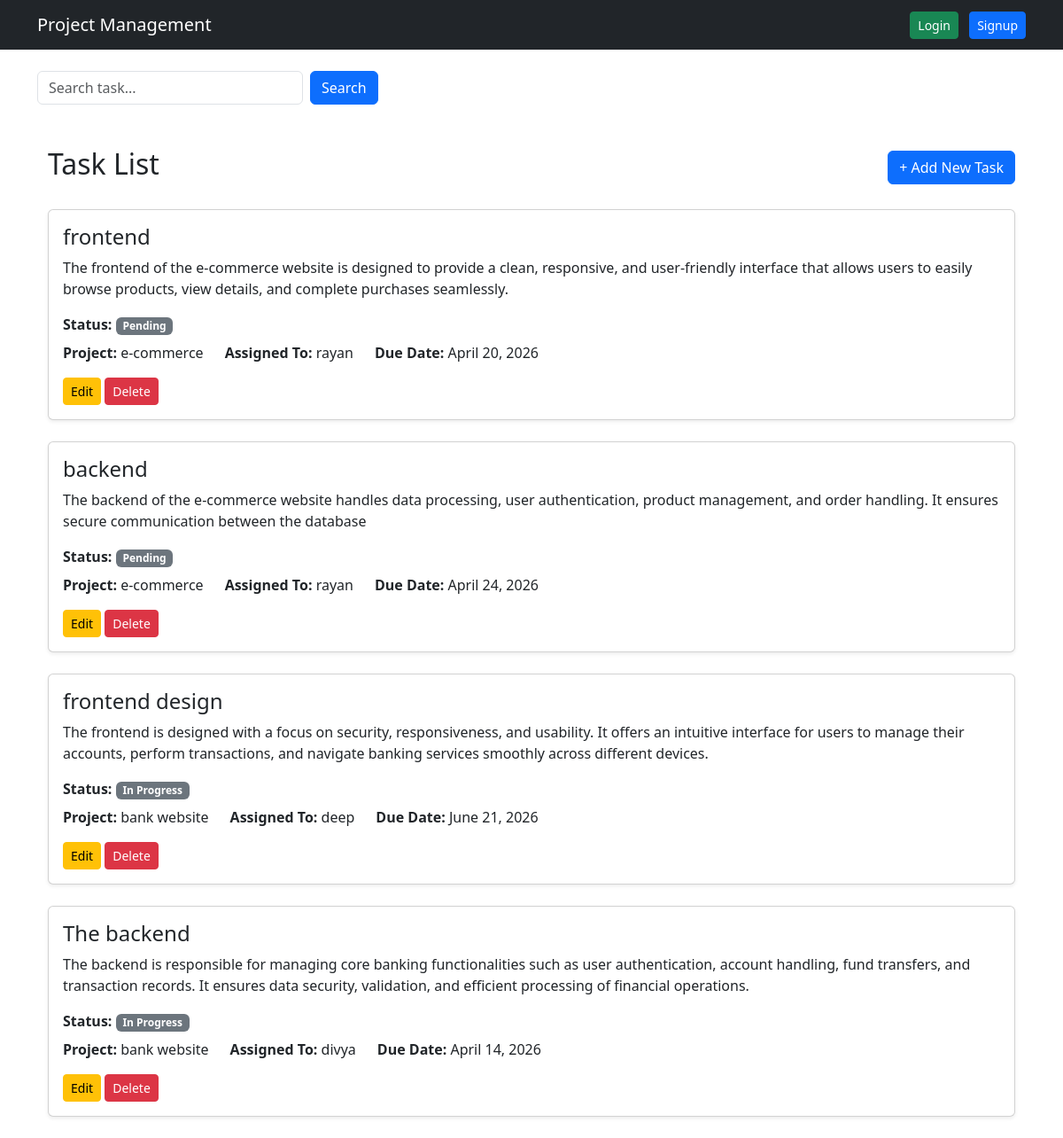
Screenshot of /tasklist/ with the database file from the repository.
### core/models.py (models this page shows, shortened)
class Task(models.Model):
    STATUS_CHOICES = [
        ('Pending', 'Pending'),
        ('In Progress', 'In Progress'),
        ('Completed', 'Completed'),
    ]
    title = models.CharField(max_length=200)
    description = models.TextField()
    status = models.CharField(max_length=20, choices=STATUS_CHOICES, default='Pending')
    project = models.ForeignKey(Project, on_delete=models.CASCADE)
    assigned_to = models.ForeignKey(settings.AUTH_USER_MODEL, on_delete=models.CASCADE)
    due_date = models.DateField()
    created_at = models.DateTimeField(auto_now_add=True)
    submission_file = models.FileField(upload_to='submissions/', null=True, blank=True)

class Project(models.Model):
    STATUS_CHOICES = [
        ('Pending', 'Pending'),
        ('In Progress', 'In Progress'),
        ('Completed', 'Completed'),
    ]
    name = models.CharField(max_length=200)
    description = models.TextField()
    status = models.CharField(max_length=20, choices=STATUS_CHOICES, default='Pending')
    start_date = models.DateField()
    end_date = models.DateField()
    assigned_manager = models.ForeignKey(settings.AUTH_USER_MODEL, on_delete=models.CASCADE, related_name='managed_projects')
    def __str__(self):
        return self.name

class CustomUser(AbstractUser):
    USER_TYPE_CHOICES = (
        ('admin', 'Admin'),
        ('employee', 'Employee'),
    )
    user_type = models.CharField(max_length=20, choices=USER_TYPE_CHOICES, default='employee')
    phone = models.CharField(max_length=15, blank=True, null=True)
    profile_image = models.ImageField(upload_to='profiles/', blank=True, null=True)
    def __str__(self):
        return self.username

### core/views.py (the view, shortened to what this page needs)
# urls.py: path('tasklist/', tasklistfn),
def tasklistfn(request):
    query = request.GET.get('q')
    tasks = Task.objects.all()
    return render(request, 'tasklist.html', {'tasks': tasks})

### core/templates/tasklist.html
{% extends "base.html" %}
{% block content %}
    <form method="GET" class="mb-3 d-flex">
    <input type="text" name="q" placeholder="Search task..."
           value="{{ request.GET.q }}"
           class="form-control me-2" style="max-width:300px;">
    <button type="submit" class="btn btn-primary">Search</button>
</form>
<div class="container mt-5">
    <div class="d-flex justify-content-between align-items-center mb-4">
        <h2>Task List</h2>
        <a href="/taskcreate/" class="btn btn-primary">+ Add New Task</a>
    </div>
    {% for task in tasks %}
        <div class="card shadow-sm mb-4">
            <div class="card-body">
                <h4 class="card-title">{{ task.title }}</h4>
                <p class="card-text">{{ task.description }}</p>
                <p class="mb-2">
                    <strong>Status:</strong>
                    <span class="badge bg-secondary">
                        {{ task.status }}
                    </span>
                </p>
                <div class="d-flex gap-4 mb-2">
                    <div>
                     <strong>Project:</strong> {{ task.project }}
                    </div>
                    <div>
                        <strong>Assigned To:</strong> {{ task.assigned_to }}
                    </div>
                    <div>
                    <strong>Due Date:</strong> {{ task.due_date }}
                    </div>
                </div>
                <div class="mt-3">
                    <a href="/taskupdate/{{ task.id }}/" class="btn btn-warning btn-sm">Edit</a>
                    <a href="/taskdelete/{{ task.id }}/"
            onclick="return confirm('Are you sure you want to delete this task?')"
            class="btn btn-danger btn-sm">
            Delete
            </a>
                </div>
            </div>
        </div>
    {% empty %}
        <div class="alert alert-info">
            No tasks available.
        </div>
    {% endfor %}
</div>
{% endblock %}

### core/templates/base.html (shortened to what this page needs)
{% load static %}
<!DOCTYPE html>
<html>
    <link href="https://cdn.jsdelivr.net/npm/bootstrap@5.3.2/dist/css/bootstrap.min.css" rel="stylesheet">
      {% load static %}
    <link rel="stylesheet" href="{% static 'css/style.css' %}">
</head>
<body>
<nav class="navbar navbar-expand-lg navbar-dark bg-dark">
    <div class="container">
        <a class="navbar-brand" href="/">Project Management</a>
        <div class="ms-auto">
            {% if user.is_authenticated %}
                <span class="text-white me-3">
                    Welcome, {{ user.username }}
                </span>
                <a href="/logout/" class="btn btn-danger btn-sm">
                    Logout
                </a>
            {% else %}
                <a href="/login/" class="btn btn-success btn-sm me-2">
                    Login
                </a>
                <a href="/signup/" class="btn btn-primary btn-sm">
                    Signup
                </a>
            {% endif %}
        </div>
    </div>
</nav>
<div class="container mt-4">
    {% block content %}
    {% endblock %}
</div>
</body>
</html>

### rows the page displays
Task: title "frontend", description "The frontend of the e-commerce website is designed to provide a clean, responsive, and user-friendly interface that allows users to easily browse products, view details, and complete purchases seamlessly.", status "Pending", project "e-commerce", assigned_to "rayan", due_date "April 20, 2026"
Task: title "backend", description "The backend of the e-commerce website handles data processing, user authentication, product management, and order handling. It ensures secure communication between the database", status "Pending", project "e-commerce", assigned_to "rayan", due_date "April 24, 2026"
Task: title "frontend design", description "The frontend is designed with a focus on security, responsiveness, and usability. It offers an intuitive interface for users to manage their accounts, perform transactions, and navigate banking services smoothly across different devices.", status "In Progress", project "bank website", assigned_to "deep", due_date "June 21, 2026"
Task: title "The backend", description "The backend is responsible for managing core banking functionalities such as user authentication, account handling, fund transfers, and transaction records. It ensures data security, validation, and efficient processing of financial operations.", status "In Progress", project "bank website", assigned_to "divya", due_date "April 14, 2026"
